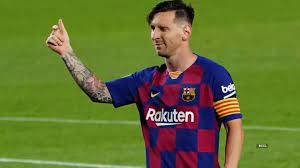
#> input picture OpenCV/imageFile/messi.jpg, 300 x 168 px
$ python Edge.py
#> lines starting #> are read from the running program, lines starting #| are printed output that depends on the picture
import cv2
import matplotlib.pyplot as plt
from tkinter import Tk
from tkinter.filedialog import askopenfilename, asksaveasfilename

# Select the input image file
Tk().withdraw()
img_path = askopenfilename()
#> the answer given: ../imageFile/messi.jpg

# Read the input image
img = cv2.imread(img_path)
#> img is the input picture: shape (168, 300, 3); mean B, G, R 49.8, 114.3, 100.7

# Apply Canny
edges = cv2.Canny(img, 100, 200, 3, L2gradient=True)
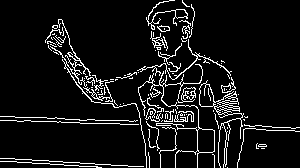
#> edges: shape (168, 300); 7.9% white in thin lines or dots

# Select the output file name and location
output_path = asksaveasfilename(defaultextension='.png', filetypes=[('PNG', '*.png')])

# Save the result to a file
plt.imsave(output_path, edges, cmap='gray', format='png')

# Display the result
plt.figure()
plt.title('Edges')
plt.imshow(edges, cmap='gray')
plt.show()
